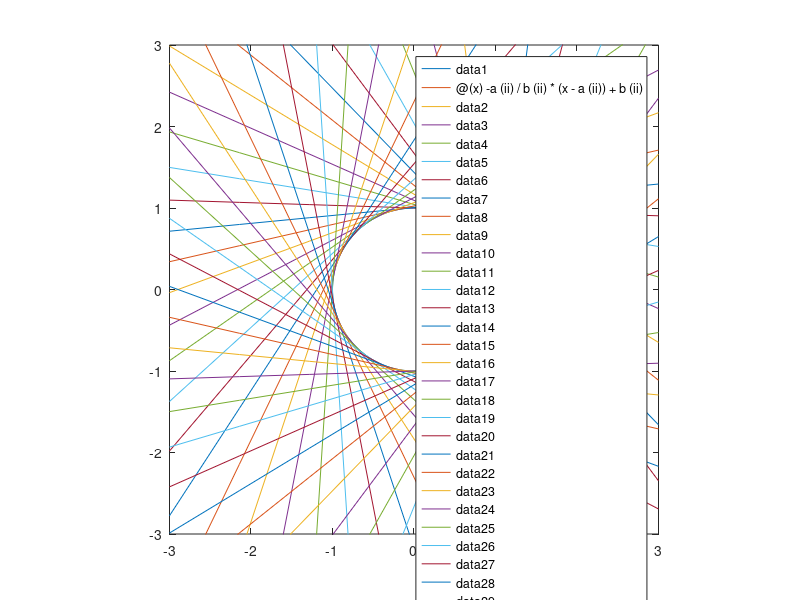
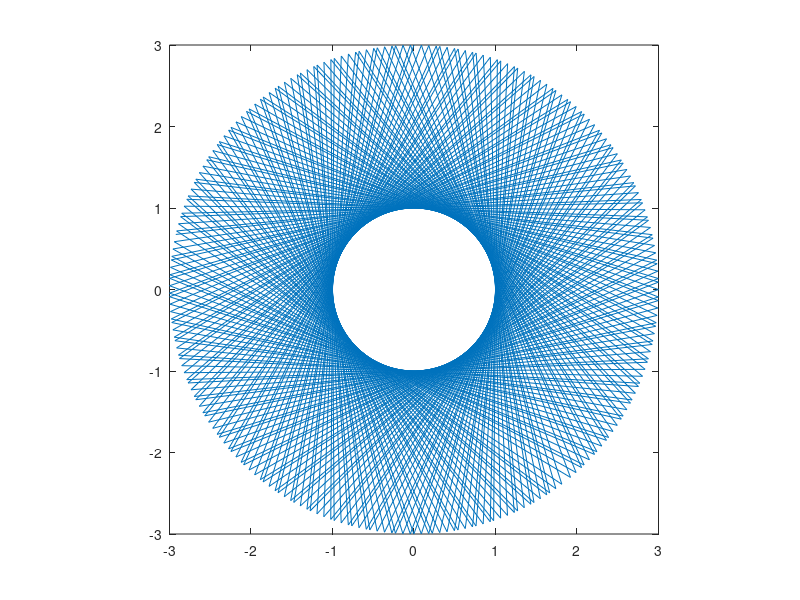

MATLAB code to generate these figures, in order:
%% Tangent of Unit Circle
% Author: Wei Wang
% Date: 04/30/2019
% =======================================
close all; clear;
%% The first method
figure;
plot(sin(0:0.01:2*pi),cos(0:0.01:2*pi));
axis equal;
hold on;
n = 50;
theta = linspace(0,2*pi,n);
a = cos(theta);
b = sin(theta);
arrayfun(@(ii) fplot(@(x) -a(ii)/b(ii)*(x-a(ii))+b(ii),[-3,3]),1:n);
axis([-3,3,-3,3]);

%% The second method
figure;
R = 3;
plot(R*i*exp(i*(0:2*acos(1/R):200*R)))
axis equal
axis([-R,R,-R,R])